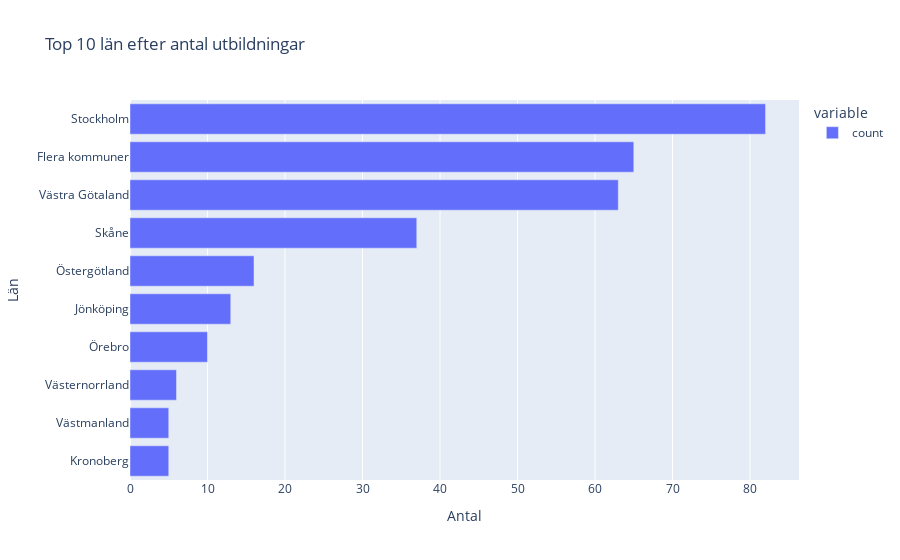

The cell this chart's notebook holds for it:
### Code cell
top_lan = top_10(df, 'Län')
print("📍 Antal utbildningar per län:\n")
print(top_lan)

plot_bar(top_lan, "Top 10 län efter antal utbildningar", "Antal", "Län")

### Figure 1 — Plotly figure (JSON) as saved in the notebook; plotly's stock layout.template omitted (floating-point values rounded to 4 significant figures)
{"data": [{"hovertemplate": "variable=count<br>Antal=%{x}<br>Län=%{y}<extra></extra>", "legendgroup": "count", "marker": {"color": "#636efa", "pattern": {"shape": ""}}, "name": "count", "orientation": "h", "showlegend": true, "textposition": "auto", "type": "bar", "x": [5, 5, 6, 10, 13, 16, 37, 63, 65, 82], "xaxis": "x", "y": ["Kronoberg", "Västmanland", "Västernorrland", "Örebro", "Jönköping", "Östergötland", "Skåne", "Västra Götaland", "Flera kommuner", "Stockholm"], "yaxis": "y"}], "layout": {"barmode": "relative", "legend": {"title": {"text": "variable"}, "tracegroupgap": 0}, "title": {"text": "Top 10 län efter antal utbildningar"}, "xaxis": {"anchor": "y", "domain": [0, 1], "title": {"text": "Antal"}}, "yaxis": {"anchor": "x", "categoryorder": "total ascending", "domain": [0, 1], "title": {"text": "Län"}}}}
